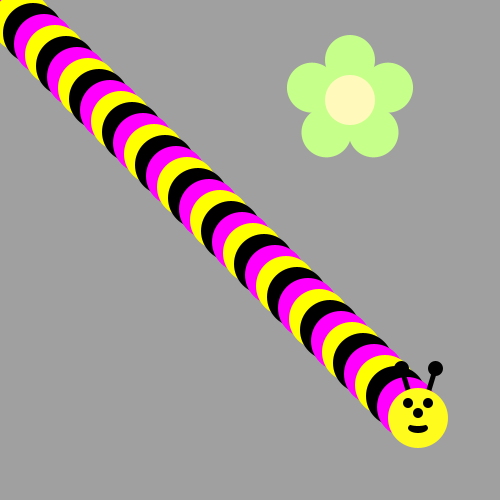
Frame 1 (no input)
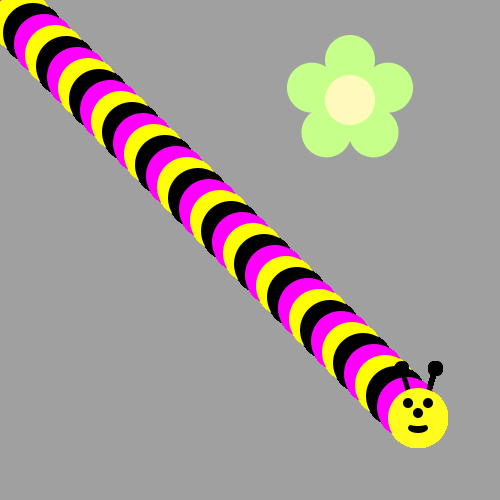
Frame 60 (the mouse pressed at the canvas centre just before this capture)
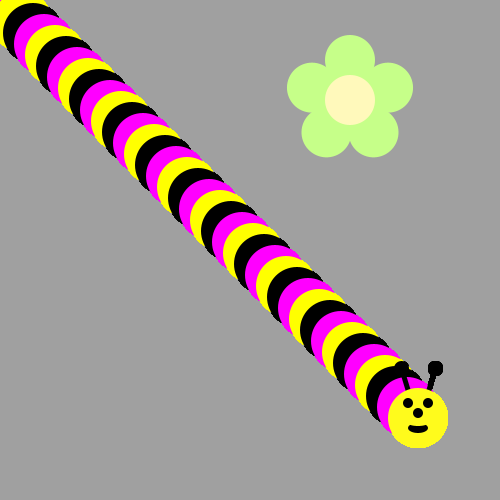
Frame 120 (the mouse held since frame 60 and released just before this capture)

The Processing sketch that drew these frames (run headless with seeded random() and noise(); from frame 60 on, the mouse is pressed at the canvas centre):

// Processing sketch: sketch_160717a
// ── sketch_160717a.pde
void draw() {
  /*Use A loop to make a body for the Bee!
   Then put his head on using drawBeeFace(x,y)
   Use Modulo to make the colors alternate 
   */

  int increase = 11;
  int i = 0;
  for (; i < 19 * 22; i += increase) {
    if (i % 3 == 0)
      fill(0, 0, 0);
    else if (i % 3 == 1)
      fill(255, 255, 0);
    else
      fill(255, 0, 255);
    ellipse(i, i, 60, 60);
  }
  drawBeeFace(i, i);
}


void drawFlower(int x, int y) {
  noStroke();
  translate(x, y);
  // draw 5 petals, rotating after each one
  fill(#c6ff89); // green
  for (int i = 0; i < 5; i++) {
    ellipse(0, -40, 50, 50);
    rotate(radians(72));
  }
  fill(#fff9bb); // light yellow
  ellipse(0, 0, 50, 50);
}

void drawBeeFace(int BeeFaceX, int BeeFaceY) {
  noStroke();
  fill(0, 0, 0);
  stroke(1);
  strokeWeight(5);
  line(BeeFaceX-10, BeeFaceY-27, BeeFaceX-17, BeeFaceY-50);
  line(BeeFaceX+10, BeeFaceY-27, BeeFaceX+17, BeeFaceY-50);
  ellipse(BeeFaceX-17, BeeFaceY-50, 10, 10);
  ellipse(BeeFaceX+17, BeeFaceY-50, 10, 10);
  noStroke();
  fill(255, 251, 28);
  ellipse(BeeFaceX, BeeFaceY, 60, 60); // face
  fill(255, 237, 209);
  fill(0, 0, 0);
  ellipse(BeeFaceX-10, BeeFaceY-15, 10, 10); // eyes
  ellipse(BeeFaceX+10, BeeFaceY-15, 10, 10);
  ellipse(BeeFaceX, BeeFaceY-5, 10, 10); // nose
  ellipse(BeeFaceX, BeeFaceY+10, 20, 10);// mouth
  fill(255, 251, 28);
  ellipse(BeeFaceX, BeeFaceY+5, 20, 6);
}
void setup() {  
  ellipseMode(CENTER);
  size(500, 500);
  background(160, 160, 160); 
  drawFlower(350, 100);
}
